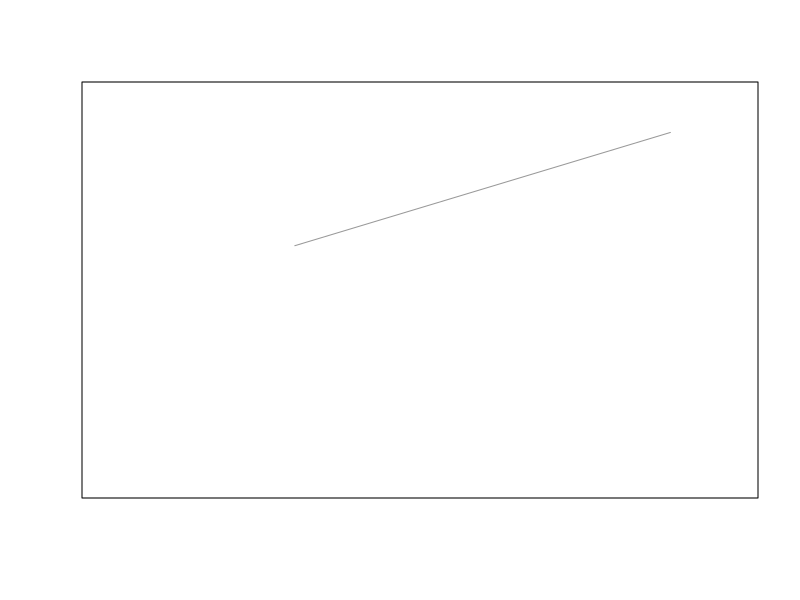

Here is the R script that generated this plot: (Note: this script raises an error after producing the figure.)
#
## Data
#dataDVSI <-   read.csv("Results/SI-DV.csv")
#dataDVSIII <- read.csv("Results/SIII-DV.csv")
#
## Figures
#windows(8, 6)
#par(mgp=c(2.2, 1, 0), xaxs="i", yaxs="i", lwd=2, mar=c(5, 5, 1, 1), mfrow=c(1, 1))
plot(0, 0, type="n",
     xaxt="n", yaxt="n", xlab=NA, ylab=NA,
     xlim=c(-10, 0), ylim=c(-10, 0), cex.lab=1.3)

curve(0.49*x-0.42, -7, -1, lty=1, add=T, lwd=1, col = "gray60")

points(subset(dataDVSIII, d<11, select=c("P50", "pxgs50")), type="l", col=Cols[3])
points(subset(dataDVSI, LAI==3 & h3==1 & d<11, select=c("P50", "pxgs50")), type="l", col=Cols[1])
points(subset(dataDVSI, LAI==3 & h3==100 & d<11, select=c("P50", "pxgs50")), type="l", lty=2, col=Cols[1])
#points(subset(dataDVSII, h3==1, select=c("P50", "pxgs50"), type="p"))
## V
#points(subset(dataDVSV, select=c("P50", "pxgs50")), type="l", col="blue")

axis(1, xlim=c(-10, 0), pos=-10, lwd=2, at=c(-10, -5, 0))
mtext(expression(psi[x50]~(MPa)), side=1, line=3, cex=1.3)
axis(2, ylim=c(-10, 0), pos=-10, lwd=2, at=c(-10, -5, 0))
mtext(expression(psi[x*", "*italic(g[s]*50)]~(MPa)), side=2, line=2, cex=1.3)
text(-10*0.965, -10*0.05, "c", cex=1.3)
legend("bottomright", c("Klein 2014"), lty=1, lwd=1, col = "gray60")
box()
